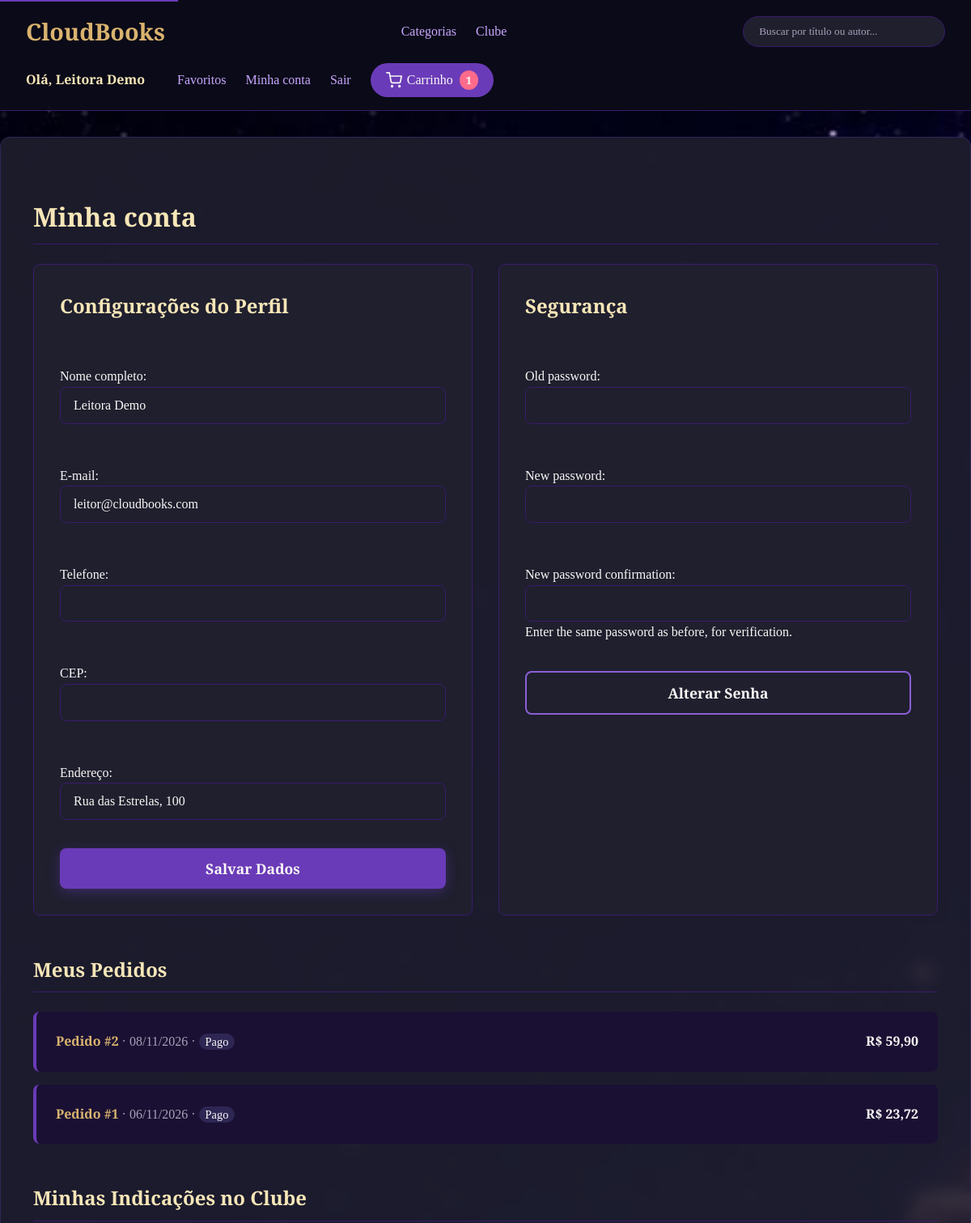
The page /conta/ (signed in, upper part) on the database as committed earlier.
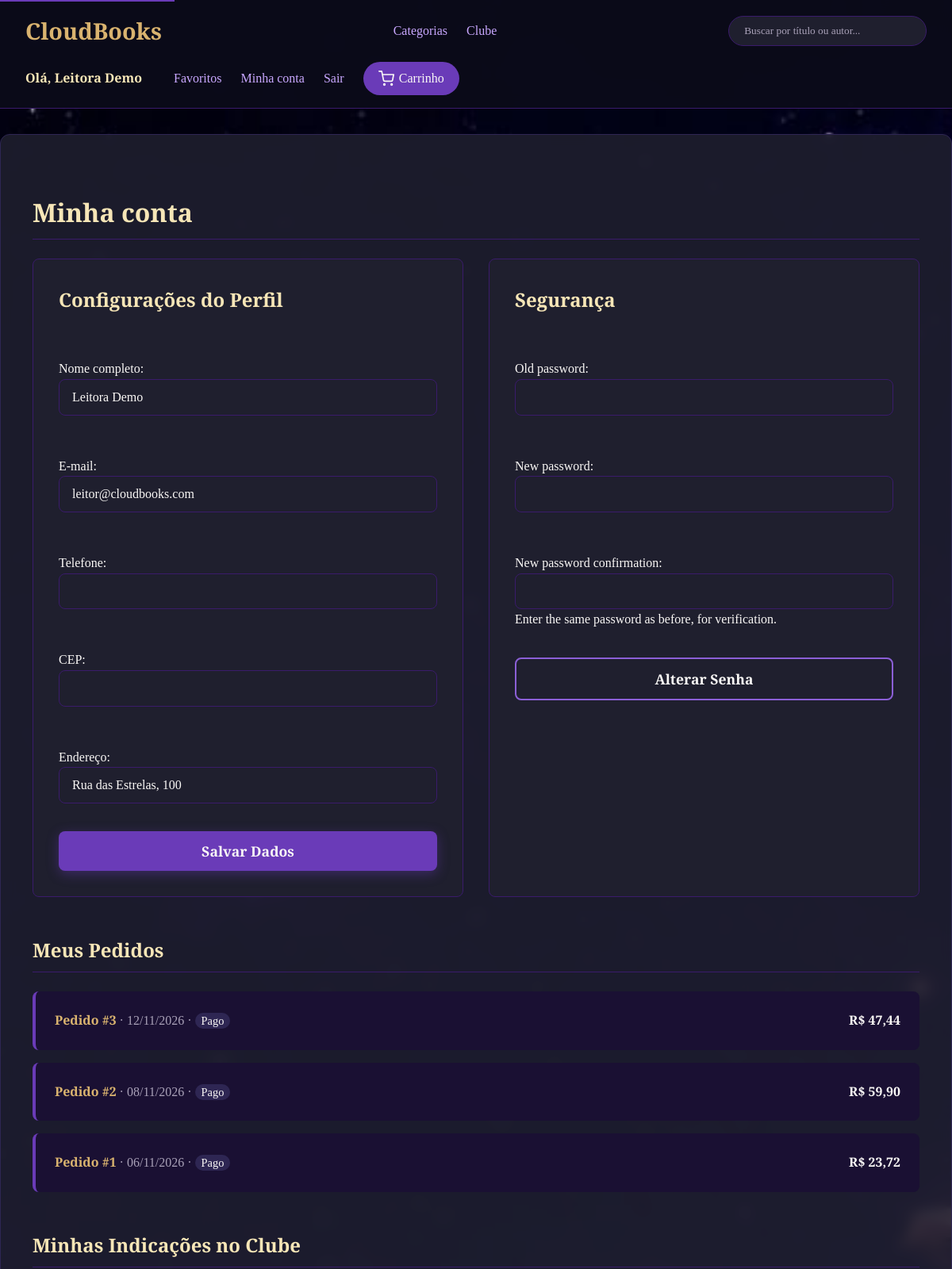
The same page on the database as committed later.
### loja/models.py (models this page shows)
class Usuario(AbstractUser):
    telefone = models.CharField(max_length=20, blank=True)
    cpf = models.CharField("CPF", max_length=14, blank=True)
    data_nascimento = models.DateField(null=True, blank=True)
    cep = models.CharField("CEP", max_length=9, blank=True)
    endereco = models.CharField("endereço", max_length=200, blank=True)

class Pedido(models.Model):
    STATUS = [
        ("pendente", "Pendente"),
        ("pago", "Pago"),
        ("enviado", "Enviado"),
        ("entregue", "Entregue"),
        ("cancelado", "Cancelado"),
    ]
    usuario = models.ForeignKey(
        Usuario, on_delete=models.CASCADE, related_name="pedidos"
    )
    criado_em = models.DateTimeField(auto_now_add=True)
    endereco = models.CharField("endereço de entrega", max_length=200)
    pagamento = models.CharField(max_length=40)
    total = models.DecimalField(max_digits=10, decimal_places=2)
    status = models.CharField(max_length=20, choices=STATUS, default="pago")
    class Meta:
        ordering = ["-criado_em"]

### loja/views.py (the view, shortened to what this page needs)
# urls.py: path("conta/", views.configuracoes, name="configuracoes"),
@login_required
def configuracoes(request):
    perfil = PerfilForm(instance=request.user)
    senha = PasswordChangeForm(request.user)
    if request.method == "POST" and "salvar_perfil" in request.POST:
        perfil = PerfilForm(request.POST, instance=request.user)
        if perfil.is_valid():
            perfil.save()
            messages.success(request, "Dados atualizados.")
            return redirect("configuracoes")
    return render(request, "configuracoes.html", {
        "perfil": perfil,
        "senha": senha,
        "pedidos": request.user.pedidos.prefetch_related("itens__livro"),
        "avaliacoes": request.user.posts.select_related("livro"),
    })

### loja/forms.py
class PerfilForm(BaseUsuarioForm):
    class Meta:
        model = Usuario
        fields = ["first_name", "email", "telefone", "cep", "endereco"]
        labels = ROTULOS

### loja/context_processors.py (called while the page is built)
def carrinho(request):
    if request.user.is_authenticated:
        return {"qtd_carrinho": sum(request.user.itens_carrinho.values_list("quantidade", flat=True))}
    return {"qtd_carrinho": 0}

### templates/configuracoes.html (shortened to what this page needs)
{% extends "home.html" %}
{% block conteudo %}
<h1 class="secao">Minha conta</h1>
<section class="duas" style="display: grid; grid-template-columns: repeat(auto-fit, minmax(300px, 1fr)); gap: 2rem; margin-bottom: 3rem;">
  <div style="background: var(--cor-paineis); padding: 2rem; border-radius: 8px; border: 1px solid var(--cor-roxo-principal);">
    <form method="post" class="formulario" style="max-width: 100%;">
      <h2 style="color: var(--cor-dourado-claro); margin-top: 0;">Configurações do Perfil</h2>
      {{ perfil.as_p }}
      <button type="submit" class="botao" name="salvar_perfil" value="1">Salvar Dados</button>
    </form>
  </div>
  <div style="background: var(--cor-paineis); padding: 2rem; border-radius: 8px; border: 1px solid var(--cor-roxo-principal);">
    <form method="post" class="formulario" style="max-width: 100%;">
      <h2 style="color: var(--cor-dourado-claro); margin-top: 0;">Segurança</h2>
      {{ senha.as_p }}
      <button type="submit" class="botao secundario" name="trocar_senha" value="1">Alterar Senha</button>
    </form>
  </div>
</section>
<h2 class="secao">Meus Pedidos</h2>
<div style="display: flex; flex-direction: column; gap: 1rem;">
  {% for pedido in pedidos %}
    <div class="pedido" style="background: var(--cor-fundo-secundario); padding: 1.5rem; border-radius: 8px; border-left: 4px solid var(--cor-roxo-destaque);">
      <strong style="color: var(--cor-dourado-principal);">Pedido #{{ pedido.pk }}</strong>
      <span style="color: var(--cor-texto-suave);">· {{ pedido.criado_em|date:"d/m/Y" }} ·</span>
      <span style="background: var(--cor-azul-roxo); padding: 2px 8px; border-radius: 12px; font-size: 0.9rem;">{{ pedido.get_status_display }}</span>
      <span style="float: right; font-weight: bold; color: var(--cor-texto-principal);">R$ {{ pedido.total }}</span>
    </div>
  {% empty %}
    <p class="vazio" style="color: var(--cor-texto-suave);">Você ainda não fez pedidos.</p>
  {% endfor %}
</div>
<h2 class="secao" style="margin-top: 3rem;">Minhas Indicações no Clube</h2>
{% endblock %}

### templates/home.html (shortened to what this page needs)
{% load static %}
<!doctype html>
<html lang="pt-BR">
<head>
  <link rel="stylesheet" href="{% static 'css/estilo.css' %}">
</head>
<body class="{% block classe_corpo %}{% endblock %}">
{% block cabecalho %}
<header class="topo">
  <a class="marca" href="{% url 'home' %}" aria-label="CloudBooks - Página Inicial">CloudBooks</a>
  <nav aria-label="Navegação principal" class="nav-explorar">
    <a href="{% url 'categorias' %}">Categorias</a>
    <a href="{% url 'clube' %}">Clube</a>
  </nav>
  <form class="busca" action="{% url 'pesquisa' %}" method="get" role="search">
    <input id="campo-busca" type="search" name="q" placeholder="Buscar por título ou autor..." value="{{ request.GET.q }}">
  </form>
  <nav aria-label="Conta e Carrinho" class="nav-usuario">
    {% if user.is_authenticated %}
      <span style="color: var(--cor-dourado-claro); font-weight: 600; margin-right: 1rem;">Olá, {{ user.first_name|default:user.username }}</span>
      <a href="{% url 'favoritos' %}">Favoritos</a>
      <a href="{% url 'configuracoes' %}">Minha conta</a>
      <form method="post" action="{% url 'sair' %}" style="display: inline-block; margin: 0;">
        <button type="submit" style="background: none; border: none; color: var(--cor-lilas); cursor: pointer; font-family: inherit; font-size: 1rem; padding: 0;">Sair</button>
      </form>
      <a href="{% url 'carrinho' %}" class="link-carrinho" aria-label="Carrinho com {{ qtd_carrinho }} itens">
        Carrinho {% if qtd_carrinho > 0 %}<span class="badge-carrinho">{{ qtd_carrinho }}</span>{% endif %}
      </a>
    {% endif %}
  </nav>
</header>
{% endblock %}
<main id="conteudo-principal">
  {% block conteudo %}{% endblock %}
</main>
</body>
</html>

### static/css/estilo.css (style rules this page uses)
:root { --cor-fundo-principal: #0B0B1A; --cor-fundo-secundario: #1A1033; --cor-roxo-principal: #3A1B6B; --cor-roxo-destaque: #6A3BB8; --cor-dourado-principal: #D9B36F; --cor-dourado-claro: #F7E6B7; --cor-roxo-suave: #8B5FD6; --cor-lilas: #C9A8FF; --cor-azul-roxo: #2E2653; --cor-azul-noturno: #4A5B8F; --cor-cinza-roxo: #6B5C7F; --cor-cinza-claro: #B8B2C7; --cor-texto-principal: #FAF8F6; --cor-texto-secundario: #E5D6B8; --cor-texto-suave: #A9A1B8; --cor-paineis: #1F1F2E; --cor-hover: #9B6BFF; --cor-ativo: #B67CFF; --cor-destaque: #F4C97A; --cor-erro: #FF6B8B; }
* { box-sizing: border-box; }
body { margin: 0; padding: 0; font-family: 'Cormorant Garamond', serif; color: var(--cor-texto-principal); background-image: url('../img/imgRoot.jpeg'); background-size: cover; background-position: center; background-attachment: fixed; background-repeat: no-repeat; background-color: var(--cor-fundo-principal); line-height: 1.6; }
a { color: var(--cor-lilas); text-decoration: none; transition: color 0.3s ease; }
.botao { background-color: var(--cor-roxo-destaque); color: var(--cor-texto-principal); padding: 0.8rem 1.5rem; border-radius: 8px; font-size: 1.1rem; font-family: inherit; font-weight: 600; text-decoration: none; border: none; cursor: pointer; transition: all 0.3s ease; display: inline-flex; align-items: center; justify-content: center; box-shadow: 0 4px 15px rgba(106, 59, 184, 0.4); }
.botao.secundario { background-color: transparent; border: 2px solid var(--cor-roxo-suave); color: var(--cor-texto-principal); box-shadow: none; }
.topo { display: flex; justify-content: space-between; align-items: center; padding: 1rem 2rem; background: rgba(11, 11, 26, 0.95); backdrop-filter: blur(10px); border-bottom: 1px solid var(--cor-roxo-principal); position: sticky; top: 0; z-index: 100; gap: 1rem; flex-wrap: wrap; }
.marca { font-size: 1.8rem; font-weight: 700; color: var(--cor-dourado-principal); }
.nav-explorar, .nav-usuario { display: flex; gap: 1.5rem; align-items: center; flex-wrap: wrap; }
.busca input { padding: 0.6rem 1.2rem; border-radius: 25px; border: 1px solid var(--cor-roxo-principal); background: var(--cor-paineis); color: var(--cor-texto-principal); min-width: 250px; font-family: inherit; transition: border-color 0.3s; }
.busca input::placeholder { color: var(--cor-texto-suave); }
.link-carrinho { display: flex; align-items: center; background: var(--cor-roxo-destaque); padding: 0.5rem 1.2rem; border-radius: 25px; color: var(--cor-texto-principal); }
main { max-width: 1200px; margin: 2rem auto; padding: 2.5rem; background: rgba(31, 31, 46, 0.90); border-radius: 12px; backdrop-filter: blur(8px); border: 1px solid var(--cor-azul-roxo); min-height: 70vh; }
.secao { margin-top: 2rem; margin-bottom: 1.5rem; color: var(--cor-dourado-claro); border-bottom: 1px solid var(--cor-roxo-principal); padding-bottom: 0.5rem; }
.formulario { display: flex; flex-direction: column; gap: 1.2rem; width: 100%; max-width: 500px; margin: 0 auto; }
.formulario input, .formulario textarea, .formulario select { width: 100%; padding: 0.8rem 1rem; border-radius: 8px; border: 1px solid var(--cor-roxo-principal); background: var(--cor-paineis); color: var(--cor-texto-principal); font-family: inherit; font-size: 1rem; transition: border-color 0.3s, box-shadow 0.3s; }

Rows that differ between the two databases and show on the page:
added Pedido: pk "3", criado_em "12/11/2026", status "Pago", total "47,44"
Other text that changed with them:
{{ qtd_carrinho }}: "1" → (not shown)
